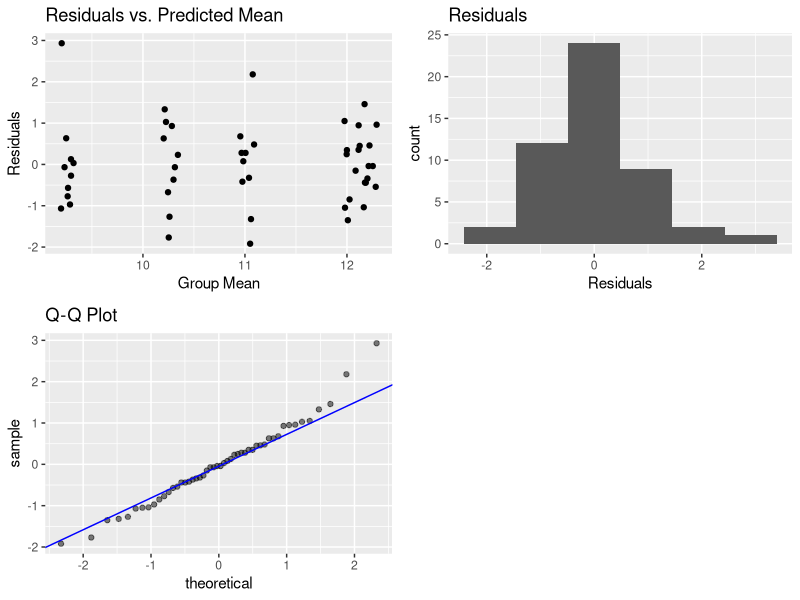
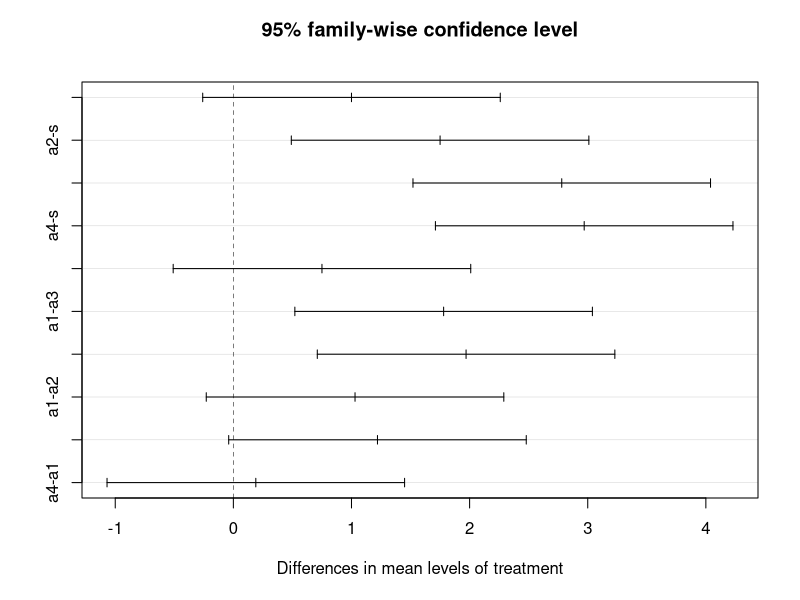
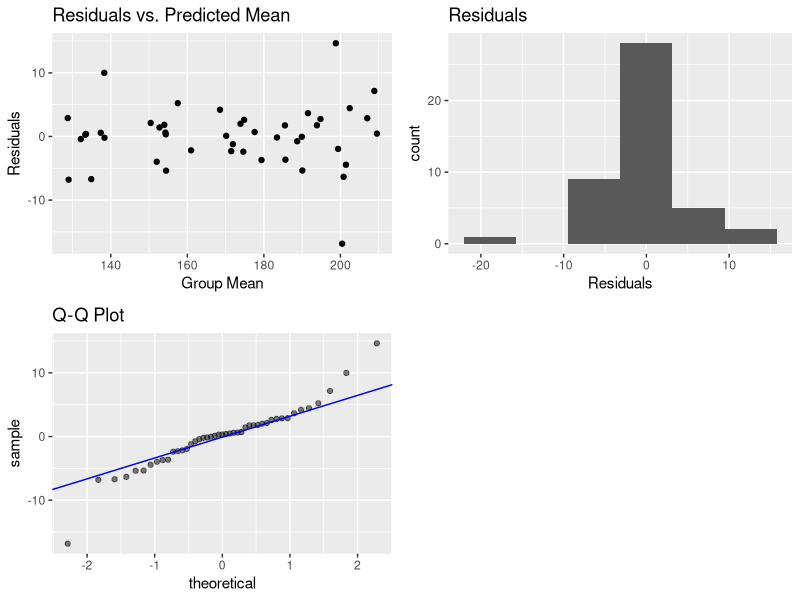

Here is the R script that generated these plots, in order:
## ---- chunk 1
library(tidyverse)
library(grid)
library(gridExtra)
library(kableExtra)
library(multcomp)
a1 <- c(12.4, 10.7, 11.9, 11.0, 12.4, 12.3, 13.0, 12.5, 11.2, 13.1)
a2 <- c(9.1, 11.5, 11.3, 9.7, 13.2, 10.7, 10.6, 11.3, 11.1, 11.7)
a3 <- c(8.5, 11.6, 10.2, 10.9, 9.0, 9.6, 9.9, 11.3, 10.5, 11.2)
a4 <- c(12.7, 13.2, 11.8, 11.9, 12.2, 11.2, 13.7, 11.8, 12.2, 11.7)
s <- c(8.7, 9.3, 8.2, 8.3, 9.0, 9.4, 9.2, 12.2, 8.5, 9.9)
data <- cbind(s, a1, a2, a3, a4)
frame <- data.frame(matrix(data, ncol = 5, nrow = 10, byrow = F))
colnames(frame) <- c("s", "a1", "a2", "a3", "a4")
gather_frame <- gather(data = frame, key = "treatment", value = "wt_loss")
gather_frame$treatment <- factor(gather_frame$treatment)
anova_mod <- aov(wt_loss ~ treatment, data = gather_frame)
y <- quantile(anova_mod$residuals[!is.na(anova_mod$residuals)], c(0.25, 0.75))
x <- qnorm(c(0.25, 0.75))
slope = diff(y)/diff(x)
int <- y[1L] - slope*x[1L]


norm_res <- ggplot(data = anova_mod, aes(x = anova_mod$residuals)) + geom_histogram(bins = 6) + xlab("Residuals") + ggtitle("Residuals")


resid_jitter <- ggplot(data = anova_mod, aes(x = anova_mod$fitted.values, y = anova_mod$residuals)) + geom_jitter() +  xlab("Group Mean") + ylab("Residuals") + ggtitle("Residuals vs. Predicted Mean")


qq <- ggplot(data = anova_mod) + stat_qq(aes(sample = anova_mod$residuals), alpha = 0.5) + 
    geom_abline(slope = slope, intercept = int, color = "blue") + ggtitle("Q-Q Plot")


res_sum <- as.table(summary(anova_mod$residuals), nrow= 2, ncol = 6)
grid.arrange(resid_jitter, norm_res, qq, nrow = 2, ncol = 2)
## ---- chunk 2
anova_mod
summary(anova_mod)
## ---- chunk 3
real_w <- TukeyHSD(anova_mod, ordered = TRUE)
real_w$treatment
plot(real_w)
## ---- chunk 4
Dunnett <- glht(anova_mod, linfct = mcp(treatment = c("a1-s=0", 
                                                      "a2-s=0",
                                                      "a3-s=0",
                                                      "a4-s=0")))
summary(Dunnett)
## ---- chunk 5
su1 <- c(191.9, 189.1, 190.9, 183.8, 185.5, 190.9, 192.8, 188.4, 189.0)
su2 <- c(178.2, 174.1, 170.3, 171.6, 171.7, 174.7, 176.0, 176.6, 172.8)
su3 <- c(156.6, 158.4, 157.7, 154.1, 152.3, 161.5, 158.1, 150.9, 156.9)
su4 <- c(125.8, 132.4, 132.2, 133.0, 133.2, 125.9, 132.9, 142.6, 135.5)
su5 <- c(218.6, 208.4, 187.1, 199.5, 202.0, 211.1, 197.6, 204.4, 206.8)

lenses_dat <- data.frame(matrix(c(su1, su2, su3, su4, su5), nrow = 5, ncol = 9, byrow = TRUE))
colnames(lenses_dat) <- c("Sample1", "Sample2", "Sample3", "Sample4", "Sample5", "Sample6", "Sample7", "Sample8", "Sample9")
lenses_dat$Supplier <- c("Supplier1", "Supplier2", "Supplier3", "Supplier4", "Supplier5")
gather_lenses <- lenses_dat %>%
                  gather(key = "sample", value = "lov", -Supplier)

gather_lenses$Supplier <- factor(gather_lenses$Supplier)
anova_lenses <- aov(lov ~ Supplier, data = gather_lenses)
z <- quantile(anova_lenses$residuals[!is.na(anova_lenses$residuals)], c(0.25, 0.75))
w <- qnorm(c(0.25, 0.75))
slope = diff(z)/diff(w)
int <- z[1L] - slope*w[1L]


norm_res_lenses <- ggplot(data = anova_lenses, aes(x = anova_lenses$residuals)) + geom_histogram(bins = 6) + xlab("Residuals") + ggtitle("Residuals")


resid_jitter_lenses <- ggplot(data = anova_lenses, aes(x = anova_lenses$fitted.values, y = anova_lenses$residuals)) + geom_jitter() +  xlab("Group Mean") + ylab("Residuals") + ggtitle("Residuals vs. Predicted Mean")


qq_lenses <- ggplot(data = anova_lenses) + stat_qq(aes(sample = anova_lenses$residuals), alpha = 0.5) + 
    geom_abline(slope = slope, intercept = int, color = "blue") + ggtitle("Q-Q Plot")


res_sum <- as.table(summary(anova_lenses$residuals), nrow= 2, ncol = 6)
grid.arrange(resid_jitter_lenses, norm_res_lenses, qq_lenses, nrow = 2, ncol = 2)
## ---- chunk 6
anova_lenses
summary(anova_lenses)
## ---- chunk 7
kruskal.test(x = gather_lenses$lov, g = gather_lenses$Supplier)
